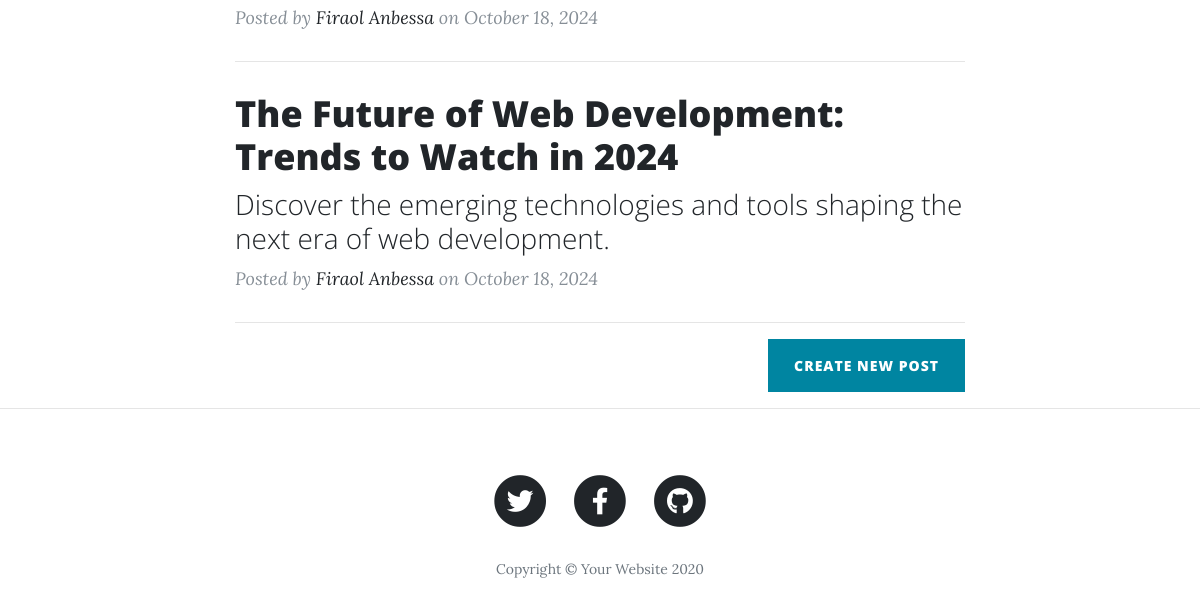
Before: / (lower part) with the older database file.
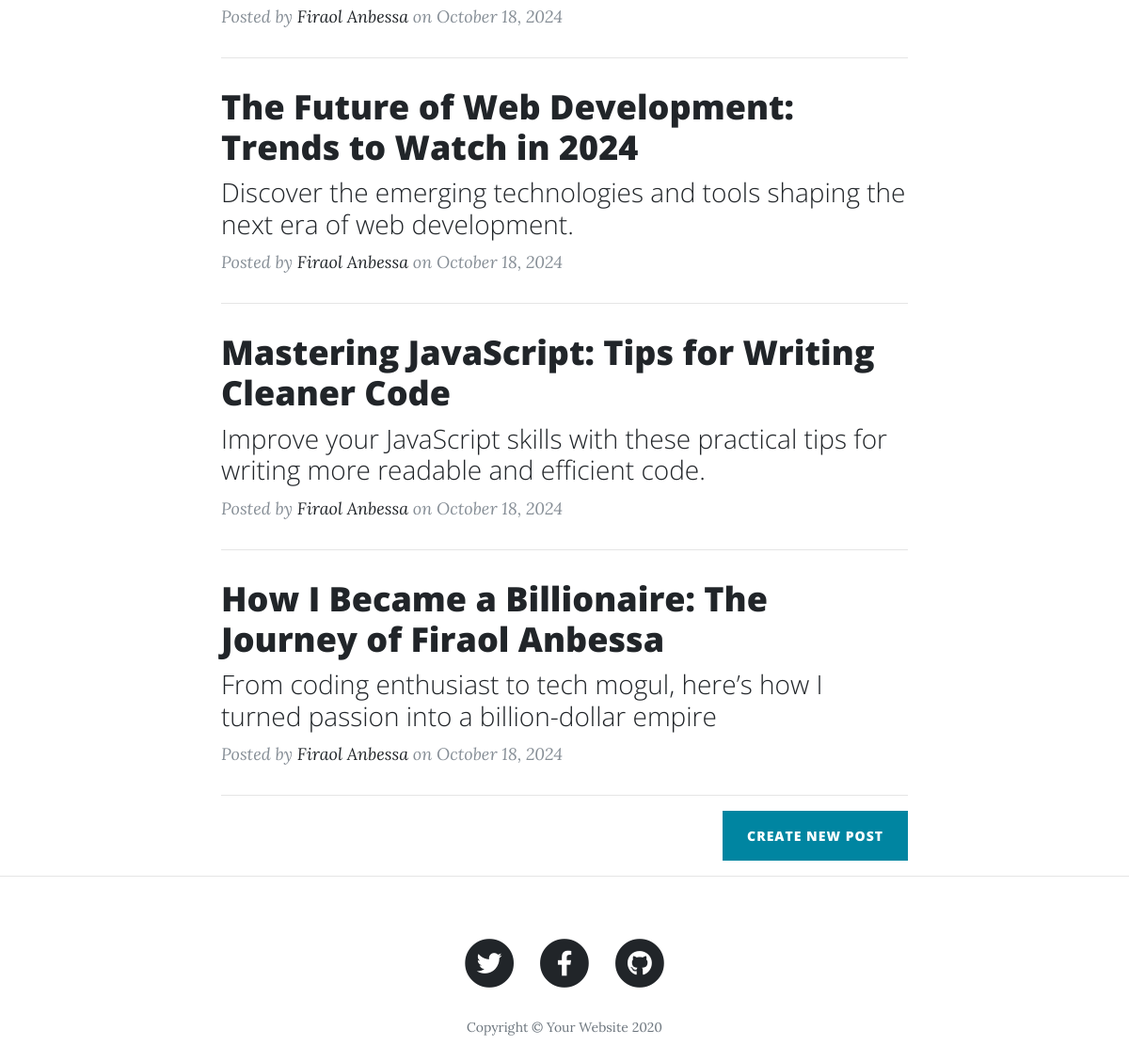
After: the same page with the newer database file.
### database.py (models this page shows, shortened)
class BlogPost(db.Model):
    id = db.Column(db.Integer, primary_key=True)
    title = db.Column(db.String(250), unique=True, nullable=False)
    subtitle = db.Column(db.String(250), nullable=False)
    date = db.Column(db.String(250), nullable=False)
    body = db.Column(db.Text, nullable=False)
    author = db.Column(db.String(250), nullable=False)
    img_url = db.Column(db.String(250), nullable=False)

### main.py (the view)
@app.route('/')
def get_all_posts():
    with App.app_context():
        posts = BlogPost.query.all()
    return render_template("index.html", all_posts=posts)

### templates/index.html (shortened to what this page needs)
{% include "header.html" %}
  <div class="container">
    <div class="row">
      <div class="col-lg-8 col-md-10 mx-auto">
        {% for post in all_posts %}
        <div class="post-preview">
          <a href="{{ url_for('show_post', index=post.id) }}">
            <h2 class="post-title">
              {{post.title}}
            </h2>
            <h3 class="post-subtitle">
              {{post.subtitle}}
            </h3>
          </a>
          <p class="post-meta">Posted by
            <a href="#">{{post.author}}</a>
            on {{post.date}}</p>
        </div>
        <hr>
        {% endfor %}
        <div class="clearfix">
          <a class="btn btn-primary float-right" href="{{ url_for('new_post') }}">Create New Post</a>
        </div>
      </div>
    </div>
  </div>
  <hr>
{% include "footer.html" %}

### templates/header.html (shortened to what this page needs)
<!DOCTYPE html>
<html lang="en">
<head>
  <link href="{{ url_for('static', filename='vendor/bootstrap/css/bootstrap.min.css') }}" rel="stylesheet">
  <link href="{{ url_for('static', filename='vendor/fontawesome-free/css/all.min.css')}}" rel="stylesheet" type="text/css">
  <link href="{{ url_for('static', filename='css/clean-blog.min.css')}}" rel="stylesheet">
</head>
<body>

### templates/footer.html (shortened to what this page needs)
  <footer>
    <div class="container">
      <div class="row">
        <div class="col-lg-8 col-md-10 mx-auto">
          <ul class="list-inline text-center">
            <li class="list-inline-item">
              <a href="#">
                <span class="fa-stack fa-lg">
                  <i class="fas fa-circle fa-stack-2x"></i>
                  <i class="fab fa-twitter fa-stack-1x fa-inverse"></i>
                </span>
              </a>
            </li>
            <li class="list-inline-item">
              <a href="#">
                <span class="fa-stack fa-lg">
                  <i class="fas fa-circle fa-stack-2x"></i>
                  <i class="fab fa-facebook-f fa-stack-1x fa-inverse"></i>
                </span>
              </a>
            </li>
            <li class="list-inline-item">
              <a href="#">
                <span class="fa-stack fa-lg">
                  <i class="fas fa-circle fa-stack-2x"></i>
                  <i class="fab fa-github fa-stack-1x fa-inverse"></i>
                </span>
              </a>
            </li>
          </ul>
          <p class="copyright text-muted">Copyright &copy; Your Website 2020</p>
        </div>
      </div>
    </div>
  </footer>
</body>
</html>

Changed rows visible on the page:
added BlogPost: title "Mastering JavaScript: Tips for Writing Cleaner Code", subtitle "Improve your JavaScript skills with these practical tips for writing more readable and efficient code.", author "Firaol Anbessa", date "October 18, 2024"
added BlogPost: title "How I Became a Billionaire: The Journey of Firaol Anbessa", subtitle "From coding enthusiast to tech mogul, here’s how I turned passion into a billion-dollar empire", author "Firaol Anbessa", date "October 18, 2024"
